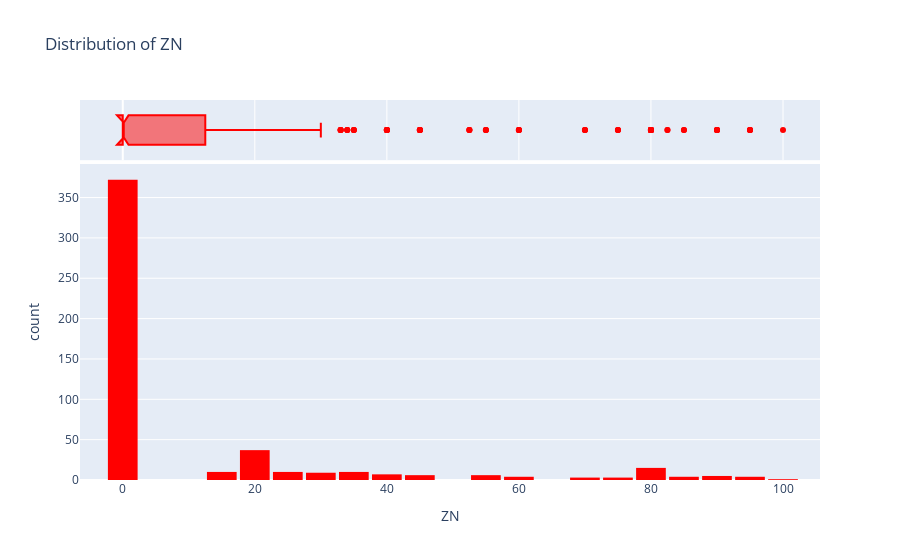

Notebook code cell kept with this figure:
### Markdown cell above
There are many outliers in the CRIM feature

### Code cell
fig=px.histogram(bos,x='ZN',marginal='box',color_discrete_sequence=['red'],title='Distribution of ZN')
fig.update_layout(bargap=0.1)
fig.show()

### Figure 1 — Plotly figure (JSON) as saved in the notebook; plotly's stock layout.template omitted (floating-point values rounded to 4 significant figures; data arrays with more than 128 entries replaced by an {"elided": "..."} marker saying what was removed)
{"data": [{"alignmentgroup": "True", "bingroup": "x", "hovertemplate": "ZN=%{x}<br>count=%{y}<extra></extra>", "legendgroup": "", "marker": {"color": "red"}, "name": "", "offsetgroup": "", "orientation": "v", "showlegend": false, "type": "histogram", "x": {"elided": "506 float values"}, "xaxis": "x", "yaxis": "y"}, {"alignmentgroup": "True", "hovertemplate": "ZN=%{x}<extra></extra>", "legendgroup": "", "marker": {"color": "red"}, "name": "", "notched": true, "offsetgroup": "", "showlegend": false, "type": "box", "x": {"elided": "506 float values"}, "xaxis": "x2", "yaxis": "y2"}], "layout": {"bargap": 0.1, "barmode": "relative", "legend": {"tracegroupgap": 0}, "title": {"text": "Distribution of ZN"}, "xaxis": {"anchor": "y", "domain": [0, 1], "title": {"text": "ZN"}}, "xaxis2": {"anchor": "y2", "domain": [0, 1], "matches": "x", "showgrid": true, "showticklabels": false}, "yaxis": {"anchor": "x", "domain": [0, 0.8316], "title": {"text": "count"}}, "yaxis2": {"anchor": "x2", "domain": [0.8416, 1], "matches": "y2", "showgrid": false, "showline": false, "showticklabels": false, "ticks": ""}}}
